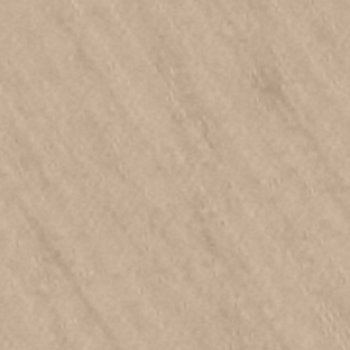
#> input picture data/geoportal_mock_dataset/negative/0.15_49.514070_17.478343.png, 350 x 350 px; its folder holds only this picture in this run
$ python create_masked_images.py
#> lines starting #> are read from the running program, lines starting #| are printed output that depends on the picture
### src/mask_generation/shape_synthetizer_scaled_READY.py
import numpy as np
import cv2
import random
import shapely


# [138 lines left out: functions generate_deformed_circle, generate_deformed_circle2, not called in this run]


import numpy as np
import cv2
import random

import numpy as np
import cv2
import random

# [712 lines left out: functions generate_deformed_grid, generate_deformed_trapezoid, generate_deformed_faded_trapezoid, generate_deformed_ellipse, generate_deformed_rectangle, generate_deformed_rounded_rectangle and 1 more, not called in this run]


# [103 lines of commented-out code are left out]


def generate_deformed_filled_patch(m_px, image_size=350, width_range=(60, 140), height_range=(60, 140),
                                   deformation=0, waviness=2, num_points=20, blur_strength=5,
                                   blur_repeat=8, rotation_range=180, intensity_variation=1000,
                                   corner_rounding=12, bulge_factor=18,
                                   brightness_variation=70, variation_scale=20):
    """
    Generates a float32 image (0.0–1.0) of a filled, hand-drawn-like patch with bulging edges and noise.
    """

    if m_px > 1.1:
        print("generate_deformed_filled_patch Does not support this m_px value")
        return None
    if random.random() > 0.8:
        width_range = (90, 180)
        height_range = (90, 180)
    elif random.random() > 0.7 and m_px < 0.5:
        width_range = (40, 120)
        height_range = (40, 120)
    # --- úprava range velikostí podle m_px ---
    size_scale = 1.2 - 0.6 * m_px
    size_scale = np.clip(size_scale, 0.4, 1.0)
    width_range_scaled = (int(width_range[0] * size_scale), int(width_range[1] * size_scale))
    height_range_scaled = (int(height_range[0] * size_scale), int(height_range[1] * size_scale))

    # --- škálování ---
    base_scale = (1.4 - 0.8 * m_px) / 2
    scale_noise = random.uniform(0.9, 1.1)
    scale_factor = max(0.1, min(1.0, base_scale)) * scale_noise if random.random() > 0.3 else 1.0 * scale_noise

    if random.random() > 0.3:
        blur_strength = max(1, int(blur_strength * scale_factor))
    blur_repeat = max(1, int(blur_repeat * scale_factor))
    if random.random() > 0.7:
        blur_repeat = max(1, blur_repeat // 2)

    if random.random() > 0.35:
        bulge_factor = random.randint(0, 20)
    if random.random() > 0.65:
        blur_repeat = random.randint(1, 4)

    deformation = int(deformation * scale_factor)
    waviness = max(1, int(waviness * scale_factor))
    corner_rounding = max(1, int(corner_rounding * scale_factor))
    bulge_factor = int(bulge_factor * scale_factor)
    brightness_variation *= scale_factor
    variation_scale = max(5, int(variation_scale * (1 / scale_factor)))

    width = int(random.randint(*width_range_scaled) * scale_factor)
    height = int(random.randint(*height_range_scaled) * scale_factor)

    # --- Inicializace ---
    img = np.zeros((image_size, image_size), dtype=np.float32)
    mask = np.zeros_like(img, dtype=np.float32)
    center_x, center_y = image_size // 2, image_size // 2
    half_w, half_h = width // 2, height // 2

    # --- Rohy s náhodným zaoblením ---
    corner_radii = [random.randint(0, corner_rounding) for _ in range(4)]
    corners = np.array([
        [center_x - half_w + corner_radii[0], center_y - half_h + corner_radii[0]],
        [center_x + half_w - corner_radii[1], center_y - half_h + corner_radii[1]],
        [center_x + half_w - corner_radii[2], center_y + half_h - corner_radii[2]],
        [center_x - half_w + corner_radii[3], center_y + half_h - corner_radii[3]]
    ], dtype=np.float32)

    # --- Rotace ---
    angle = random.uniform(-rotation_range, rotation_range)
    rot_mat = cv2.getRotationMatrix2D((center_x, center_y), angle, 1.0)
    corners = np.dot(rot_mat[:, :2], corners.T).T + rot_mat[:, 2]

    # --- Vlnící se hrany s vyboulením ---
    def add_waviness(p1, p2, num_points, waviness, bulge_factor):
        points = []
        midpoint_x = (p1[0] + p2[0]) / 2
        midpoint_y = (p1[1] + p2[1]) / 2
        bulge_x = midpoint_x + bulge_factor * ((p2[1] - p1[1]) / (height + 1e-5))
        bulge_y = midpoint_y + bulge_factor * ((p1[0] - p2[0]) / (width + 1e-5))

        for i in range(num_points + 1):
            t = i / num_points
            bx = (1 - t)**2 * p1[0] + 2 * (1 - t) * t * bulge_x + t**2 * p2[0]
            by = (1 - t)**2 * p1[1] + 2 * (1 - t) * t * bulge_y + t**2 * p2[1]
            x = int(bx + random.randint(-waviness, waviness))
            y = int(by + random.randint(-waviness, waviness))
            points.append((x, y))
        return points

    edge_points = []
    for i in range(4):
        edge_points.extend(add_waviness(corners[i], corners[(i + 1) % 4],
                                        num_points, waviness, bulge_factor))

    poly = np.array([edge_points], dtype=np.int32)
    cv2.fillPoly(img, poly, color=1.0)
    cv2.fillPoly(mask, poly, color=1.0)

    # --- Noise uvnitř objektu ---
    noise_small = np.random.normal(0, brightness_variation / 255.0,
                                   (image_size // variation_scale, image_size // variation_scale))
    noise = cv2.resize(noise_small, (image_size, image_size), interpolation=cv2.INTER_CUBIC)
    img += noise * mask

    # --- Blur ---
    if blur_strength > 0:
        for _ in range(blur_repeat):
            img = cv2.GaussianBlur(img, (blur_strength * 2 + 1, blur_strength * 2 + 1), 0)

    # --- Normalizace ---
    img = np.clip(img, 0.0, 1.0)
    if np.max(img) > 0:
        img /= np.max(img)

    return img


# [339 lines left out: functions generate_deformed_filled_patch_multi, generate_deformed_arc, generate_deformed_linear_border, not called in this run]

import numpy as np
import cv2
import random

# [634 lines left out: functions generate_parallel_wavy_arcs, generate_parallel_linear_borders, generate_parallel_wavy_lines, generate_wavy_ellipses, not called in this run]

### src/mask_generation/create_masked_images.py
import os
import cv2
import glob
import numpy as np
import random
import argparse
from datetime import datetime
from collections import defaultdict
import matplotlib.pyplot as plt

from shape_synthetizer_scaled_READY import (
    generate_deformed_circle, generate_wavy_ellipses, generate_deformed_ellipse,
    generate_deformed_rectangle, generate_deformed_trapezoid,
    generate_deformed_rounded_rectangle, generate_deformed_dotted_rectangle,
    generate_deformed_arc, generate_parallel_wavy_arcs, generate_parallel_wavy_lines,
    generate_deformed_grid,
    generate_deformed_filled_patch, generate_deformed_filled_patch_multi, generate_deformed_linear_border,
    generate_parallel_linear_borders
)

MASK_TYPES = {
    "circular": {
        "functions": {
            generate_deformed_circle: 0.35,
            generate_deformed_ellipse: 0.65,
        }
    },
    "borders": {
        "functions": {
            generate_deformed_arc: 0.25,
            generate_parallel_wavy_arcs: 0.25,
            generate_deformed_linear_border: 0.25,
            generate_parallel_linear_borders: 0.25,
        }
    },
    "grids": {
        "functions": {
            generate_deformed_grid: 0.6,
            generate_deformed_dotted_rectangle: 0.4,
        }
    },
    "filled": {
        "functions": {
            generate_deformed_filled_patch: 0.2,
            generate_deformed_filled_patch_multi: 0.5,
            generate_wavy_ellipses: 0.3
        }
    },
    "rectangular": {
        "functions": {
            generate_deformed_rectangle: 0.6,
            generate_deformed_trapezoid: 0.20,
            generate_deformed_rounded_rectangle: 0.20,
        }
    }
}

def weighted_random_choice(options_dict):
    funcs, weights = zip(*options_dict.items())
    return random.choices(funcs, weights=weights, k=1)[0]

def apply_mask_to_image(image_float, mask, is_positive, alpha):
    mask_rgb = np.stack([mask] * 3, axis=-1)
    if is_positive:
        return np.clip(image_float - alpha * mask_rgb, 0.0, 1.0)
    else:
        return np.clip(image_float + alpha * mask_rgb, 0.0, 1.0)

def shift_mask(mask, dx, dy):
    M = np.float32([[1, 0, dx], [0, 1, dy]])
    return cv2.warpAffine(mask, M, (mask.shape[1], mask.shape[0]), borderValue=0)

def main():
    parser = argparse.ArgumentParser(description="Mask generator for geoportal images")
    parser.add_argument("--positive_mask_prob", type=float, default=0.8, help="Probability of applying a positive cropmark mask (darker mask)")
    parser.add_argument("--multi_type_probs", nargs=3, type=float, default=[0.85, 0.10, 0.05], help="Probabilities for 1, 2, or 3 mask types on the same image.")
    parser.add_argument("--repeat_single_mask_prob", type=float, default=0.05, help="Probability of repeating a single mask type multiple times on the same image.")
    parser.add_argument("--mask_type_weights", nargs=5, type=float, default=[0.20, 0.20, 0.17, 0.18, 0.25], help="Relative weights for each mask type. Should sum to 1.0. Order: circular, borders, grids, filled, rectangular.")
    parser.add_argument("--alpha_random_min", type=float, default=0.10, help="Minimum alpha value for mask application. The smaller the value, the less visible and distinct the mask will be. Reccommended range is 0.05 to 0.15.")
    parser.add_argument("--alpha_random_max", type=float, default=0.15, help="Maximum alpha value for mask application. The bigger the value, the more visible and distinct the mask will be. Recommended range is 0.15 to 0.25.")
    parser.add_argument("--input_folder", type=str, default="data/geoportal_mock_dataset/negative",
                        help="Path to input folder with original images.")
    parser.add_argument("--output_folder", type=str, default="data/geoportal_mock_dataset/positive_procedural",
                        help="Path to output folder for masked images.")

    parser.add_argument("--save_masks", action="store_true", help="Save generated masks to a separate folder.")
    parser.add_argument("--plot_mask_stats", action="store_true", help="Plot distribution histogram of applied mask types.")
    parser.add_argument("--plot_examples", action="store_true", help="Plot examples of generated masks.")
    parser.add_argument("--seed", type=int, default=43, help="Random seed for reproducibility.")
    parser.add_argument("--plot_mask_examples", action="store_true", help="Plot tiled figure with examples of individual mask types. Only if save_masks is enabled.")
    args = parser.parse_args()

    random.seed(args.seed)
    np.random.seed(args.seed)

    # input_dir = "../../data/geoportal_mock_dataset/negative"
    # output_dir = "data/geoportal_mock_dataset/positive_procedural"
    # masks_dir = "data/geoportal_mock_dataset/masks"
    input_dir = args.input_folder
    if not os.path.exists(input_dir):
        raise ValueError(f"Input folder does not exist: {input_dir}")
    output_dir = args.output_folder
    masks_dir = os.path.join(os.path.dirname(output_dir), "masks")

    os.makedirs(output_dir, exist_ok=True)
    if args.save_masks:
        os.makedirs(masks_dir, exist_ok=True)

    application_stats = defaultdict(int)
    image_paths = glob.glob(os.path.join(input_dir, "*.png"))
    print(f"Processing {len(image_paths)} images...")

    counter = 0

    for image_path in image_paths:
        filename = os.path.basename(image_path)
        try:
            m_px = float(filename.split("_")[0])
        except ValueError:
            print(f"Skipping invalid filename: {filename}")
            continue

        image = cv2.imread(image_path)
#> image is the input picture: shape (350, 350, 3); mean B, G, R 149.5, 172.4, 194.5
        if image is None:
            print(f"Error reading image: {image_path}")
            continue

        image = cv2.resize(image, (350, 350))
        image_float = image.astype(np.float32) / 255.0

        # Set mask weights
        for i, t in enumerate(MASK_TYPES.keys()):
            MASK_TYPES[t]["weight"] = args.mask_type_weights[i]

        num_types = random.choices([1, 2, 3], weights=args.multi_type_probs)[0]
        selected_types = random.choices(
            list(MASK_TYPES.keys()),
            weights=[MASK_TYPES[t]["weight"] for t in MASK_TYPES],
            k=num_types
        )

        final_image = image_float.copy()
        applied_types = []

        for t_idx, mask_type in enumerate(selected_types):
            fn_dict = MASK_TYPES[mask_type]["functions"]
            selected_fn = weighted_random_choice(fn_dict)

            repeat_this_mask = (
                t_idx == 0 and num_types == 1 and random.random() < args.repeat_single_mask_prob
            )
            repeat_count = random.randint(2, 3) if repeat_this_mask else 1

            for r in range(repeat_count):
                dx = random.randint(-150, 150) if repeat_count > 1 else 0
                dy = random.randint(-150, 150) if repeat_count > 1 else 0

                mask = selected_fn(m_px)
                if mask is None:
                    mask = weighted_random_choice(fn_dict)(m_px)
                    if mask is None:
                        print(f"Skipping: {filename} (m_px={m_px})")
                        continue

                if repeat_count > 1:
                    mask = shift_mask(mask, dx, dy)

                is_positive = random.random() < args.positive_mask_prob
                alpha = random.uniform(args.alpha_random_min, args.alpha_random_max)
                final_image = apply_mask_to_image(final_image, mask, is_positive, alpha)
                application_stats[mask_type] += 1
                applied_types.append(mask_type)

                if args.save_masks:
                    mask_path = os.path.join(masks_dir, f"{filename[:-4]}_{mask_type}.png")
                    cv2.imwrite(mask_path, (mask * 255).astype(np.uint8))

                if args.plot_examples and counter <3:
                    fig, axs = plt.subplots(1, 3, figsize=(12, 4.1))
                    axs[0].imshow(image_float, vmin=0, vmax=1)
                    axs[0].set_title("Original")
                    axs[1].imshow(mask, cmap='gray')
                    axs[1].set_title("Mask")
                    axs[2].imshow(final_image, vmin=0, vmax=1)
                    axs[2].set_title("Masked")
                    for ax in axs:
                        ax.axis('off')
                    plt.tight_layout()
                    plt.show()

                counter += 1
#> this loop made 1 pass
#> pass 1, in apply_mask_to_image, `mask_rgb = np.stack([mask] * 3, axis=-1)`:
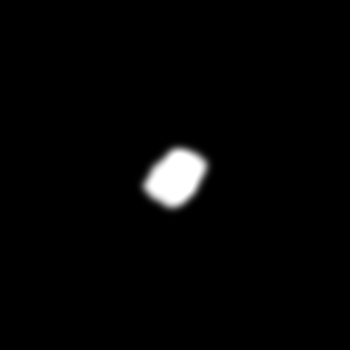
#> mask_rgb: shape (350, 350, 3) float32; min 0, max 1, mean 0.0206
#> after the loop, application_stats = {'filled': 1}; applied_types = ['filled']; counter = 1

        type_suffix = "-".join(sorted(set(applied_types)))
        out_filename = f"{m_px}_{datetime.now().strftime('%Y%m%d_%H%M%S_%f')}_{type_suffix}.png"
        out_path = os.path.join(output_dir, out_filename)
        cv2.imwrite(out_path, (final_image * 255).astype(np.uint8))

    if args.plot_mask_stats:
        plt.figure(figsize=(8, 5))
        types = list(application_stats.keys())
        counts = [application_stats[t] for t in types]
        plt.bar(types, counts, color='teal')
        plt.xlabel("Morphological cropmark type")
        plt.ylabel("Number of applied masks")
        plt.title("Distribution of cropmark types")
        plt.xticks(rotation=20)
        plt.grid(axis='y', linestyle='--', alpha=0.5)
        plt.tight_layout()
        plt.show()

    if args.save_masks and args.plot_mask_examples:

        folder_path = masks_dir
        types = ["circular", "rectangular", "borders", "grids", "filled"]
        counts = [6, 6, 6, 6, 6]
        random_seeds = [42, 666, 6, 2, 3]
        n_rows = 6
        n_cols = 5
        target_size = (256, 256)
        fallback_img = np.ones((350, 350, 3), dtype=np.uint8) * 255
        type_to_images = defaultdict(list)
        for typ in types:
            for fname in sorted(os.listdir(folder_path)):
                if fname.endswith(".png") and f"_{typ}.png" in fname:
                    type_to_images[typ].append(os.path.join(folder_path, fname))

        selected_images = []
        for typ, count, seed in zip(types, counts, random_seeds):
            imgs = type_to_images.get(typ, [])
            random.Random(seed).shuffle(imgs)
            padded_imgs = imgs[:count] + [None] * max(0, count - len(imgs))
            selected_images.append(padded_imgs)

        fig, axes = plt.subplots(nrows=n_rows, ncols=n_cols, figsize=(10, 12))
        plt.subplots_adjust(wspace=0.01, hspace=0.01, left=0, right=1, top=0.94, bottom=0)
        fig.suptitle("Visual diversity of individual synthetic procedural mask types", fontsize=16, y=0.99)

        for col in range(n_cols):
            axes[0, col].set_title(types[col].capitalize(), fontsize=13)

        for row in range(n_rows):
            for col in range(n_cols):
                ax = axes[row, col]
                ax.axis("off")
                img_path = selected_images[col][row]

                if img_path is None or not os.path.exists(img_path):
                    img = fallback_img.copy()
                else:
                    img = cv2.imread(img_path, cv2.IMREAD_UNCHANGED)
                    if img is None:
                        img = fallback_img.copy()
                    else:
                        img = cv2.cvtColor(img, cv2.COLOR_BGR2RGB)
                        gray = cv2.cvtColor(img, cv2.COLOR_RGB2GRAY)
                        _, thresh = cv2.threshold(gray, 250, 255, cv2.THRESH_BINARY_INV)
                        coords = cv2.findNonZero(thresh)
                        if coords is not None:
                            x, y, w, h = cv2.boundingRect(coords)
                            img = img[y:y + h, x:x + w]
                        img = cv2.resize(img, target_size, interpolation=cv2.INTER_AREA)

                ax.imshow(img)

        plt.show()


if __name__ == "__main__":
    main()

$ run again, on data/geoportal_mock_dataset/negative/0.1_48.887340_16.683057.png
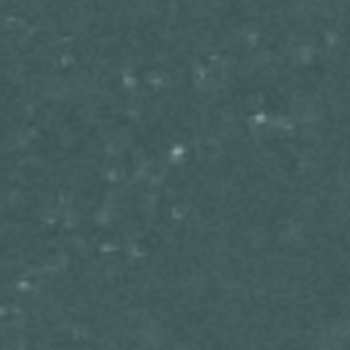
#> input picture data/geoportal_mock_dataset/negative/0.1_48.887340_16.683057.png, 350 x 350 px
#> in main, image is the input picture: shape (350, 350, 3); mean B, G, R 91.7, 91.9, 67.9
#> the loop in main, `for t_idx, mask_type in enumerate(selected_types):` made 1 pass
#> pass 1, in apply_mask_to_image, `mask_rgb = np.stack([mask] * 3, axis=-1)`:
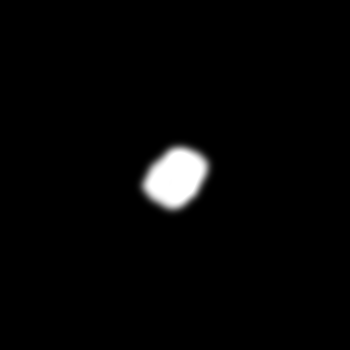
#> mask_rgb: shape (350, 350, 3) float32; min 0, max 1, mean 0.0229
#> after the loop in main, `for t_idx, mask_type in enumerate(selected_types):`: application_stats = {'filled': 1}; applied_types = ['filled']; counter = 1

$ run again, on data/geoportal_mock_dataset/negative/0.1_49.139309_14.347722.png
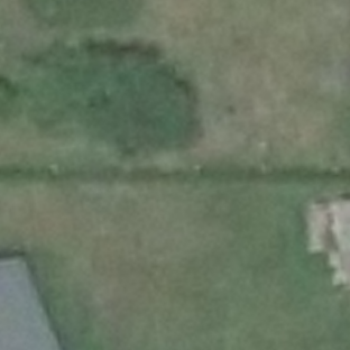
#> input picture data/geoportal_mock_dataset/negative/0.1_49.139309_14.347722.png, 350 x 350 px
#> in main, image is the input picture: shape (350, 350, 3); mean B, G, R 98.6, 119.2, 105.8
#> the loop in main, `for t_idx, mask_type in enumerate(selected_types):` made 1 pass
#> pass 1, in apply_mask_to_image, `mask_rgb = np.stack([mask] * 3, axis=-1)`:
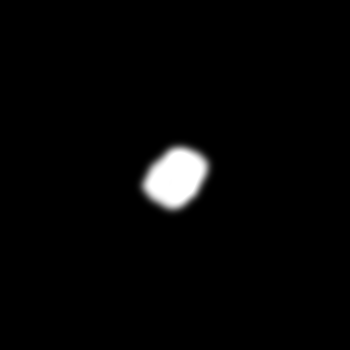
#> mask_rgb: shape (350, 350, 3) float32; min 0, max 1, mean 0.0229
#> after the loop in main, `for t_idx, mask_type in enumerate(selected_types):`: application_stats = {'filled': 1}; applied_types = ['filled']; counter = 1

$ run again, on data/geoportal_mock_dataset/negative/0.1_49.275283_16.316502.png
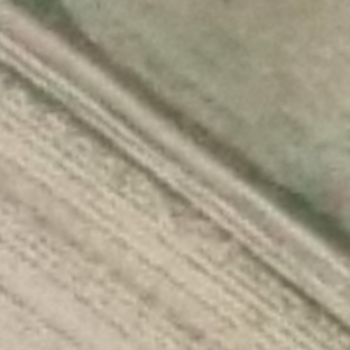
#> input picture data/geoportal_mock_dataset/negative/0.1_49.275283_16.316502.png, 350 x 350 px
#> in main, image is the input picture: shape (350, 350, 3); mean B, G, R 138.7, 159.5, 167.5
#> the loop in main, `for t_idx, mask_type in enumerate(selected_types):` made 1 pass
#> pass 1, in apply_mask_to_image, `mask_rgb = np.stack([mask] * 3, axis=-1)`:
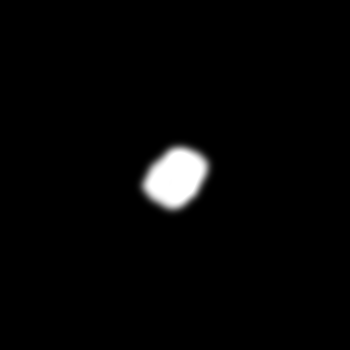
#> mask_rgb: shape (350, 350, 3) float32; min 0, max 1, mean 0.0229
#> after the loop in main, `for t_idx, mask_type in enumerate(selected_types):`: application_stats = {'filled': 1}; applied_types = ['filled']; counter = 1
